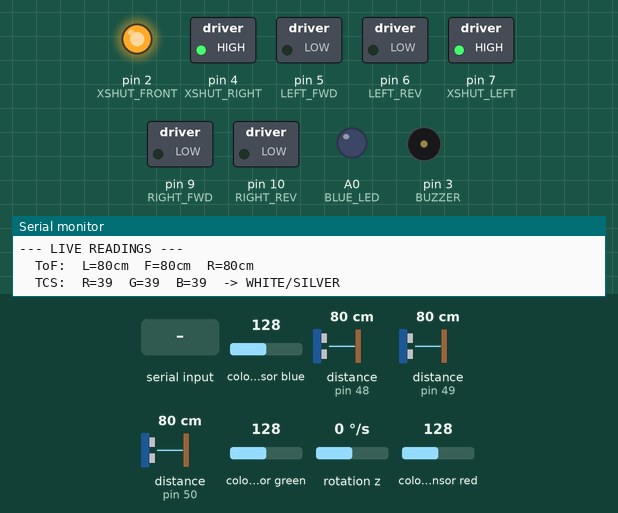
Recording of a sketch running on a simulated Arduino Uno, built with avr-gcc and run on an emulated ATmega328P. On the bench: switched loads named in the sketch (green lamp = pin HIGH), output pins drawn as LEDs (lit = HIGH), buzzer (waves = sounding), the last lines printed to the serial monitor. Wiring (inferred from the names in the program): TCS3200 colour sensor: output pin 13; S2 pin 12; S3 pin 11; S0 A1; S1 A2; MPU-9250 motion sensor at I2C address 0x68. Dashed ring = blinking. The inputs (shaded band) are chosen by the test bench; at power-on: colour sensor blue 128, distance to the obstacle (sensors on pin 48, pin 49, pin 50) 80 cm, colour sensor green 128, rotation z 0 °/s, colour sensor red 128. The echo pulse lasts 58.3 µs per cm; pins used as bus, display or sensor lines are not drawn.

Above: at 2.5 s.
2.6 s: "M" received over Serial
At 3.5 s:
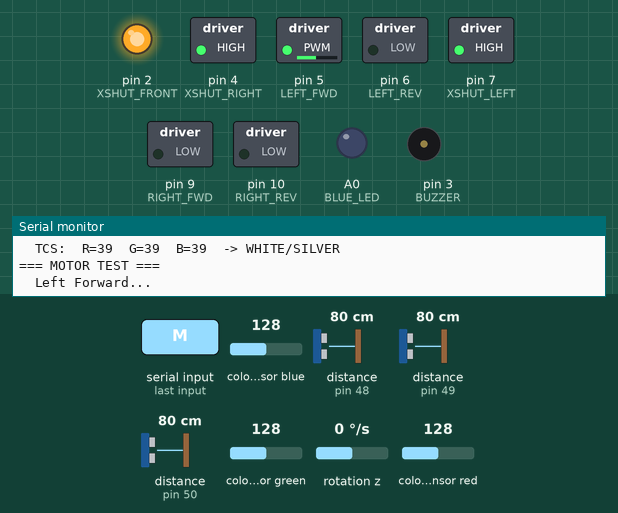
9.0 s: "G" received over Serial
At 10.55 s:
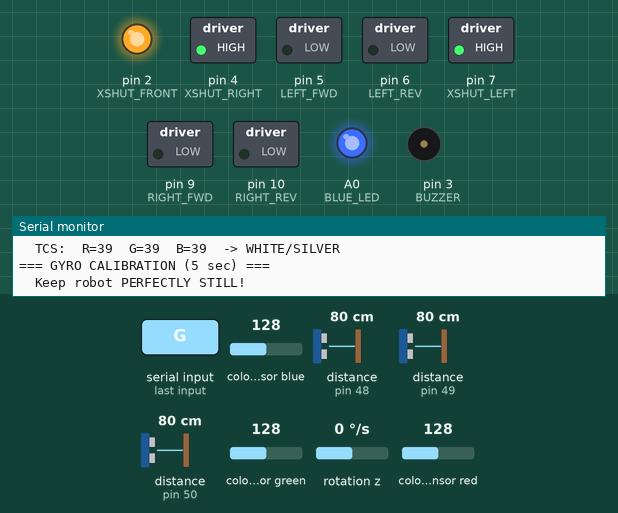
18.0 s: "g" received over Serial
At 18.55 s:
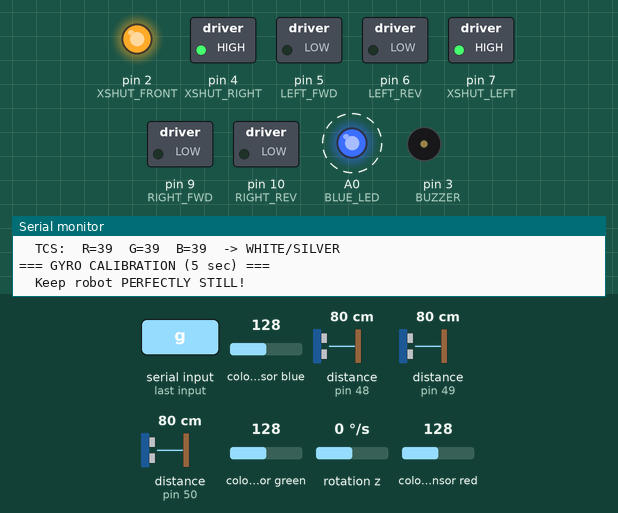
Timing chart, 0 to 22.2 s (numbered marks = the images above; inputs shaded):
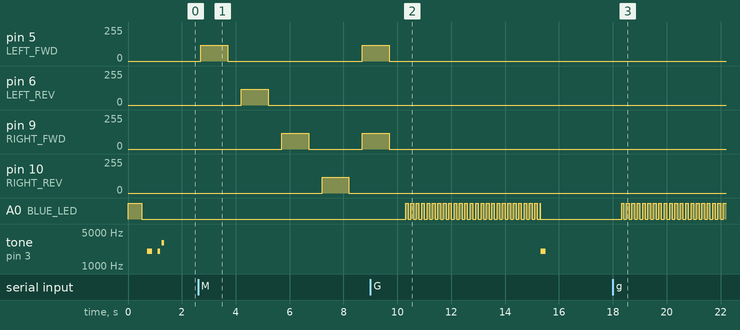

The sketch:

SensorTest.ino
```cpp
// ============================================================
//  SENSOR TEST - Tests ALL sensors one by one
//  Open Serial Monitor at 115200 baud to see results
//
//  YOUR PIN MAP:
//    ToF Left XSHUT=D7, Front XSHUT=D2, Right XSHUT=D4
//    ToF I2C = A4(SDA), A5(SCL)
//    MPU6500 I2C = A4(SDA), A5(SCL)
//    TCS3200: S0=A1, S1=A2, S2=D12, S3=D11, OUT=D13
//    Motors: Left=D5(fwd)/D6(rev), Right=D9(fwd)/D10(rev)
//    Buzzer=D3, Blue LED=A0
//
//  Library: VL53L0X by Pololu
// ============================================================

#include <Wire.h>
#include <VL53L0X.h>

// ---- PINS ---------------------------------------------------
#define XSHUT_LEFT   7
#define XSHUT_FRONT  2
#define XSHUT_RIGHT  4

#define LEFT_FWD     5
#define LEFT_REV     6
#define RIGHT_FWD    9
#define RIGHT_REV    10

#define BUZZER       3
#define BLUE_LED     A0

#define TCS_S0       A1
#define TCS_S1       A2
#define TCS_S2       12
#define TCS_S3       11
#define TCS_OUT      13

// ---- OBJECTS ------------------------------------------------
VL53L0X tofLeft, tofFront, tofRight;
bool tofLeftOK = false, tofFrontOK = false, tofRightOK = false;
bool mpuOK = false;

const int MPU_ADDR = 0x68;


void setup() {
  Serial.begin(115200);
  Wire.begin();

  pinMode(LEFT_FWD,  OUTPUT); pinMode(LEFT_REV,  OUTPUT);
  pinMode(RIGHT_FWD, OUTPUT); pinMode(RIGHT_REV, OUTPUT);
  pinMode(BUZZER,    OUTPUT);
  pinMode(BLUE_LED,  OUTPUT);
  pinMode(TCS_S0, OUTPUT); pinMode(TCS_S1, OUTPUT);
  pinMode(TCS_S2, OUTPUT); pinMode(TCS_S3, OUTPUT);
  pinMode(TCS_OUT, INPUT);

  // Stop motors
  analogWrite(LEFT_FWD, 0); analogWrite(LEFT_REV, 0);
  analogWrite(RIGHT_FWD, 0); analogWrite(RIGHT_REV, 0);

  // TCS3200 frequency scaling 20%
  digitalWrite(TCS_S0, HIGH);
  digitalWrite(TCS_S1, LOW);

  Serial.println(F(""));
  Serial.println(F("========================================"));
  Serial.println(F("   RESCUE MAZE - SENSOR TEST SUITE"));
  Serial.println(F("========================================"));
  Serial.println(F(""));

  // ---- TEST 1: LED & BUZZER ----
  Serial.println(F("[TEST 1] LED & Buzzer"));
  Serial.println(F("  LED ON..."));
  digitalWrite(BLUE_LED, HIGH);
  delay(500);
  Serial.println(F("  LED OFF..."));
  digitalWrite(BLUE_LED, LOW);
  delay(200);
  Serial.println(F("  Buzzer beep..."));
  tone(BUZZER, 2000, 200);
  delay(300);
  Serial.println(F("  >> LED & Buzzer OK\n"));

  // ---- TEST 2: I2C SCAN ----
  Serial.println(F("[TEST 2] I2C Bus Scan"));
  scanI2C();
  Serial.println(F(""));

  // ---- TEST 3: MPU6500 ----
  Serial.println(F("[TEST 3] MPU6500 IMU"));
  testMPU();
  Serial.println(F(""));

  // ---- TEST 4: VL53L0X ToF Sensors ----
  Serial.println(F("[TEST 4] VL53L0X ToF Sensors"));
  initToFSensors();
  Serial.println(F(""));

  // ---- TEST 5: TCS3200 Color Sensor ----
  Serial.println(F("[TEST 5] TCS3200 Color Sensor"));
  Serial.println(F("  (Place sensor over different tiles to test)"));
  Serial.println(F(""));

  // ---- TEST 6: Motors ----
  Serial.println(F("[TEST 6] Motor Test"));
  Serial.println(F("  Type 'M' in Serial Monitor to run motor test"));
  Serial.println(F(""));

  Serial.println(F("========================================"));
  Serial.println(F("  SETUP DONE - Live readings below"));
  Serial.println(F("  Type 'M' = Motor test"));
  Serial.println(F("  Type 'G' = Gyro calibration test"));
  Serial.println(F("========================================\n"));

  tone(BUZZER, 2000, 100); delay(150);
  tone(BUZZER, 3000, 100); delay(150);
}


void loop() {
  // ---- Live sensor readings every 500ms ----
  Serial.println(F("--- LIVE READINGS ---"));

  // ToF distances
  if (tofLeftOK || tofFrontOK || tofRightOK) {
    Serial.print(F("  ToF:  L="));
    if (tofLeftOK) {
      int d = tofLeft.readRangeContinuousMillimeters();
      if (tofLeft.timeoutOccurred()) Serial.print(F("TIMEOUT"));
      else { Serial.print(d / 10); Serial.print(F("cm")); }
    } else Serial.print(F("FAIL"));

    Serial.print(F("  F="));
    if (tofFrontOK) {
      int d = tofFront.readRangeContinuousMillimeters();
      if (tofFront.timeoutOccurred()) Serial.print(F("TIMEOUT"));
      else { Serial.print(d / 10); Serial.print(F("cm")); }
    } else Serial.print(F("FAIL"));

    Serial.print(F("  R="));
    if (tofRightOK) {
      int d = tofRight.readRangeContinuousMillimeters();
      if (tofRight.timeoutOccurred()) Serial.print(F("TIMEOUT"));
      else { Serial.print(d / 10); Serial.print(F("cm")); }
    } else Serial.print(F("FAIL"));
    Serial.println();
  }

  // MPU6500 gyro + accel
  if (mpuOK) {
    int16_t ax, ay, az, gx, gy, gz;
    readMPUAll(ax, ay, az, gx, gy, gz);
    Serial.print(F("  MPU:  Gyro Z="));
    Serial.print(gz);
    Serial.print(F("  Accel X="));
    Serial.print(ax);
    Serial.print(F("  Y="));
    Serial.print(ay);
    Serial.print(F("  Z="));
    Serial.println(az);
  }

  // TCS3200 color
  int r = readColor(LOW,  LOW);   // Red
  int g = readColor(HIGH, HIGH);  // Green
  int b = readColor(LOW,  HIGH);  // Blue

  Serial.print(F("  TCS:  R="));
  Serial.print(r);
  Serial.print(F("  G="));
  Serial.print(g);
  Serial.print(F("  B="));
  Serial.print(b);

  // Identify tile
  if (r > 350 && g > 350 && b > 350) {
    Serial.print(F("  -> BLACK TILE"));
  } else if (b < r - 40 && b < 150) {
    Serial.print(F("  -> BLUE TILE"));
  } else if (r < 80 && g < 80 && b < 80) {
    Serial.print(F("  -> WHITE/SILVER"));
  } else {
    Serial.print(F("  -> NORMAL"));
  }
  Serial.println();
  Serial.println();

  // Check for serial commands
  if (Serial.available() > 0) {
    char c = Serial.read();
    if (c == 'M' || c == 'm') runMotorTest();
    if (c == 'G' || c == 'g') runGyroCalibration();
  }

  delay(500);
}


// =============================================================
//  I2C BUS SCANNER
// =============================================================
void scanI2C() {
  int found = 0;
  for (byte addr = 1; addr < 127; addr++) {
    Wire.beginTransmission(addr);
    if (Wire.endTransmission() == 0) {
      Serial.print(F("  Found device at 0x"));
      if (addr < 16) Serial.print(F("0"));
      Serial.print(addr, HEX);

      if (addr == 0x29) Serial.print(F(" (VL53L0X default)"));
      if (addr == 0x30) Serial.print(F(" (VL53L0X Left)"));
      if (addr == 0x31) Serial.print(F(" (VL53L0X Front)"));
      if (addr == 0x32) Serial.print(F(" (VL53L0X Right)"));
      if (addr == 0x68) Serial.print(F(" (MPU6500)"));
      if (addr == 0x3C) Serial.print(F(" (OLED)"));
      Serial.println();
      found++;
    }
  }
  if (found == 0) Serial.println(F("  NO I2C devices found! Check wiring."));
  else { Serial.print(F("  Total: ")); Serial.print(found); Serial.println(F(" devices")); }
}


// =============================================================
//  MPU6500 TEST
// =============================================================
void testMPU() {
  Wire.beginTransmission(MPU_ADDR);
  Wire.write(0x75); // WHO_AM_I register
  Wire.endTransmission(false);
  Wire.requestFrom(MPU_ADDR, 1, true);

  if (Wire.available()) {
    byte whoami = Wire.read();
    Serial.print(F("  WHO_AM_I = 0x"));
    Serial.print(whoami, HEX);

    if (whoami == 0x70 || whoami == 0x68) {
      Serial.println(F(" -> MPU6500 confirmed!"));
      // Wake up
      Wire.beginTransmission(MPU_ADDR);
      Wire.write(0x6B); Wire.write(0);
      Wire.endTransmission(true);
      delay(100);
      mpuOK = true;

      // Quick reading
      int16_t ax, ay, az, gx, gy, gz;
      readMPUAll(ax, ay, az, gx, gy, gz);
      Serial.print(F("  Accel: X=")); Serial.print(ax);
      Serial.print(F(" Y=")); Serial.print(ay);
      Serial.print(F(" Z=")); Serial.println(az);
      Serial.print(F("  Gyro:  X=")); Serial.print(gx);
      Serial.print(F(" Y=")); Serial.print(gy);
      Serial.print(F(" Z=")); Serial.println(gz);
      Serial.println(F("  >> MPU6500 OK"));
    } else {
      Serial.println(F(" -> UNKNOWN CHIP!"));
    }
  } else {
    Serial.println(F("  MPU6500 NOT responding! Check wiring."));
  }
}

void readMPUAll(int16_t &ax, int16_t &ay, int16_t &az,
                int16_t &gx, int16_t &gy, int16_t &gz) {
  Wire.beginTransmission(MPU_ADDR);
  Wire.write(0x3B); // Start at ACCEL_XOUT_H
  Wire.endTransmission(false);
  Wire.requestFrom(MPU_ADDR, 14, true);

  ax = (Wire.read() << 8) | Wire.read();
  ay = (Wire.read() << 8) | Wire.read();
  az = (Wire.read() << 8) | Wire.read();
  Wire.read(); Wire.read(); // Skip temperature
  gx = (Wire.read() << 8) | Wire.read();
  gy = (Wire.read() << 8) | Wire.read();
  gz = (Wire.read() << 8) | Wire.read();
}


// =============================================================
//  VL53L0X INIT (same address re-assignment as main code)
// =============================================================
void initToFSensors() {
  pinMode(XSHUT_LEFT,  OUTPUT);
  pinMode(XSHUT_FRONT, OUTPUT);
  pinMode(XSHUT_RIGHT, OUTPUT);

  digitalWrite(XSHUT_LEFT,  LOW);
  digitalWrite(XSHUT_FRONT, LOW);
  digitalWrite(XSHUT_RIGHT, LOW);
  delay(10);

  // Left → 0x30
  digitalWrite(XSHUT_LEFT, HIGH); delay(10);
  if (tofLeft.init()) {
    tofLeft.setAddress(0x30);
    tofLeft.setTimeout(200);
    tofLeft.startContinuous(50);
    tofLeftOK = true;
    Serial.println(F("  Left  ToF -> 0x30 OK"));
  } else {
    Serial.println(F("  Left  ToF -> FAILED! Check XSHUT=D7 wiring"));
  }

  // Front → 0x31
  digitalWrite(XSHUT_FRONT, HIGH); delay(10);
  if (tofFront.init()) {
    tofFront.setAddress(0x31);
    tofFront.setTimeout(200);
    tofFront.startContinuous(50);
    tofFrontOK = true;
    Serial.println(F("  Front ToF -> 0x31 OK"));
  } else {
    Serial.println(F("  Front ToF -> FAILED! Check XSHUT=D2 wiring"));
  }

  // Right → 0x32
  digitalWrite(XSHUT_RIGHT, HIGH); delay(10);
  if (tofRight.init()) {
    tofRight.setAddress(0x32);
    tofRight.setTimeout(200);
    tofRight.startContinuous(50);
    tofRightOK = true;
    Serial.println(F("  Right ToF -> 0x32 OK"));
  } else {
    Serial.println(F("  Right ToF -> FAILED! Check XSHUT=D4 wiring"));
  }
}


// =============================================================
//  TCS3200 COLOR READ
// =============================================================
int readColor(bool s2, bool s3) {
  digitalWrite(TCS_S2, s2 ? HIGH : LOW);
  digitalWrite(TCS_S3, s3 ? HIGH : LOW);
  return (int)pulseIn(TCS_OUT, LOW, 25000);
}


// =============================================================
//  MOTOR TEST (Type 'M' in Serial Monitor)
// =============================================================
void runMotorTest() {
  Serial.println(F("\n=== MOTOR TEST ==="));

  Serial.println(F("  Left Forward..."));
  analogWrite(LEFT_FWD, 120); analogWrite(LEFT_REV, 0);
  analogWrite(RIGHT_FWD, 0);  analogWrite(RIGHT_REV, 0);
  delay(1000);
  analogWrite(LEFT_FWD, 0);
  delay(500);

  Serial.println(F("  Left Reverse..."));
  analogWrite(LEFT_FWD, 0);   analogWrite(LEFT_REV, 120);
  delay(1000);
  analogWrite(LEFT_REV, 0);
  delay(500);

  Serial.println(F("  Right Forward..."));
  analogWrite(RIGHT_FWD, 120); analogWrite(RIGHT_REV, 0);
  analogWrite(LEFT_FWD, 0);    analogWrite(LEFT_REV, 0);
  delay(1000);
  analogWrite(RIGHT_FWD, 0);
  delay(500);

  Serial.println(F("  Right Reverse..."));
  analogWrite(RIGHT_FWD, 0);  analogWrite(RIGHT_REV, 120);
  delay(1000);
  analogWrite(RIGHT_REV, 0);
  delay(500);

  Serial.println(F("  Both Forward..."));
  analogWrite(LEFT_FWD, 120);  analogWrite(LEFT_REV, 0);
  analogWrite(RIGHT_FWD, 120); analogWrite(RIGHT_REV, 0);
  delay(1000);

  // Stop all
  analogWrite(LEFT_FWD, 0);  analogWrite(LEFT_REV, 0);
  analogWrite(RIGHT_FWD, 0); analogWrite(RIGHT_REV, 0);

  Serial.println(F("  >> Motor test done\n"));
}


// =============================================================
//  GYRO CALIBRATION TEST (Type 'G' in Serial Monitor)
// =============================================================
void runGyroCalibration() {
  Serial.println(F("\n=== GYRO CALIBRATION (5 sec) ==="));
  Serial.println(F("  Keep robot PERFECTLY STILL!"));

  long sum = 0;
  int count = 0;
  unsigned long start = millis();

  while (millis() - start < 5000) {
    Wire.beginTransmission(MPU_ADDR);
    Wire.write(0x47);
    Wire.endTransmission(false);
    Wire.requestFrom(MPU_ADDR, 2, true);
    int16_t gz = ((int16_t)Wire.read() << 8) | Wire.read();

    sum += gz;
    count++;

    // Fast blink
    digitalWrite(BLUE_LED, (millis() / 100) % 2);
    delay(5);
  }

  float offset = (float)sum / (float)count;
  digitalWrite(BLUE_LED, LOW);

  Serial.print(F("  Samples: ")); Serial.println(count);
  Serial.print(F("  Offset:  ")); Serial.println(offset);
  Serial.println(F("  Copy this offset value into the main code!"));
  Serial.println(F("  >> Calibration done\n"));

  tone(BUZZER, 2000, 200);
}
```

Measured:
- after the input at 2.6 s, pin 5 (LEFT_FWD): 0/255 → 120/255 after 0.10 s, → 0/255 1.0 s later, → 120/255 5.0 s later; pin 6 (LEFT_REV): 0/255 → 120/255 after 1.6 s, → 0/255 1.0 s later; pin 9 (RIGHT_FWD): 0/255 → 120/255 after 3.1 s, → 0/255 1.0 s later, → 120/255 2.0 s later; pin 10 (RIGHT_REV): 0/255 → 120/255 after 4.6 s, → 0/255 1.0 s later
- after the input at 9.0 s, A0 (BLUE_LED): goes 25 × (HIGH 0.10 s, LOW 0.10 s), HIGH 0.01 s, then LOW, starting after 1.3 s; tone on pin 3 (BUZZER): silent → 2000 Hz after 6.3 s, → silent 0.20 s later
- after the input at 18.0 s, A0 (BLUE_LED): alternates HIGH for 0.10 s and LOW for 0.10 s, starting after 0.33 s
